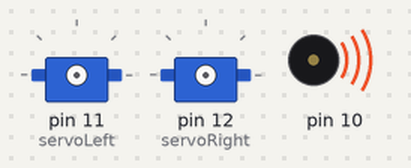
The sketch below on a simulated Arduino Uno, built with avr-gcc and run on an emulated ATmega328P. Shown: 2 × servo, buzzer (waves = sounding).

Above: at 0.1 s.
At 1.5 s:
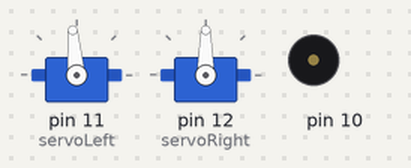
At 3.1 s:
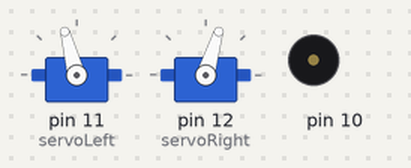
At 10.2 s:
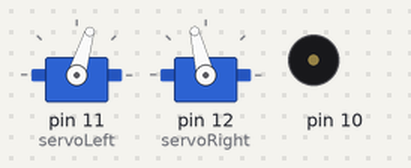
At 15.2 s:
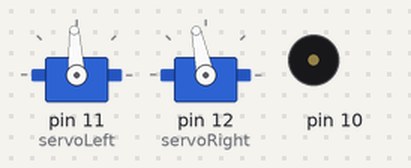
Timing chart, 0 to 16.7 s (numbered marks = the images above):
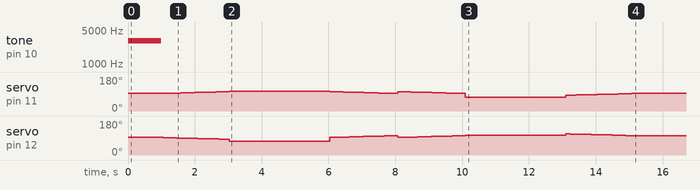

The sketch:

Manipulate_the_Speed.ino
```cpp
/*TECH 3157 Lab 2 example 2 Ramping up to full speed forward pin 11: control signal
to Left servo pin 12: control signal to right servo pin 10: tone to the piezo buzzer
*/

#define FORWARD  0x0  // ramp up forward
#define BACKWARD 0x2  // ramp up backward
#define UP 0x0        // ramp up forward
#define DOWN 0x1      // ramp down forward


#include <Servo.h>      // Include servo library

void forward  (unsigned int time);    //full speed forward for a duration of time (ms)
void backward (unsigned int time);    // Full -speed Backward for a duration of time (ms)
void rampMove (unsigned char control, unsigned char speedStep);
void rampingUpForward    (unsigned char speedStep =1 ); // Ramp up to full speed (speedStep between 1 to 20, default 1)
void rampingUpBackward   (unsigned char speedStep =1);
void rampingDownForward  (unsigned char speedStep =1);
void rampingDownBackward (unsigned char speedStep =1);
void disableServos();   // Halt servo signals

Servo servoLeft;        // Declare left and right servos
Servo servoRight;

void setup()
{

   tone(10, 3000, 1000);     // Play tone for 1 second
   delay(1000);              // Delay to finish the tone
   servoLeft.attach(11);     // Attach left signal to pin 11
   servoRight.attach(12);    // Attach right signal to pin 12


   //rampingUpBackward();
   //rampingUpForward();
   rampMove(FORWARD+UP,1);       // ramping up to full speed in 1 seconds
   forward(3000);                // continue forward for 3 seconds
   rampMove(DOWN+FORWARD,1);    // ramping down to stop
   rampMove(BACKWARD+UP,1);     // Full speed backward
   //rampMove3(DOWN+BACKWARD,2);
   //rampingDownForward();
   backward(3000);
   rampMove(DOWN+BACKWARD,1);
   //rampingDownBackward();
   //rampingUpForward(1);
   disableServos();          // Stay still indefinititely

}

void loop()
{
  }

void disableServos()
{
  servoLeft.detach();
  servoRight.detach();
  }

void forward (unsigned int time)   // Full-speed Forward function

{
  servoLeft.writeMicroseconds(1625);
  servoRight.writeMicroseconds(1300);
  delay(time);    // Maneuver for time ms
  }

void backward(unsigned int time)

{
  servoLeft.writeMicroseconds(1300);
  servoRight.writeMicroseconds(1613);
  delay(time);
  }

/* Ramp up to full speed. Allowed speed step is between 1 to 20.
 *  Time to ramp up to full speed from stop = (2/speedStep) seconds For example,
 *  speedStep is 1: ramp up to full speed in 2 seconds
    2: ramp up to full speed in 1 seconds
    4: ramp up to full speed in 0.5 seconds
    20: ramp up to full speed in 0.1 seconds */

void rampingUpForward(unsigned char speedStep)
{
  if (speedStep == 0 or speedStep > 20)
  speedStep = 20; // if the speedStep is out of range [1..20], set to 20
  for(int speed = 0; speed <= 100; speed += speedStep) //
  {
  servoLeft.writeMicroseconds (1500+speed);  // us = 1500,1502,...1598,1600
  servoRight.writeMicroseconds(1500-speed);  // us = 1500,1498,...1402,1400
  delay(20);                                 // 20 ms at each speed
  }
}

void rampingUpBackward (unsigned char speedStep)
{
  if (speedStep == 0 or speedStep > 20)
  speedStep = 20; // if the speedStep is out of range [1..20], set to 20
  for(int speed = 0; speed <=100 ; speed += speedStep) //
{
  servoLeft.writeMicroseconds (1600-speed);  // us = 1500,1502,...1598,1600
  servoRight.writeMicroseconds(1500+speed);  // us = 1500,1498,...1402,1400
  delay(20);                                 // 20 ms at each speed
  }
}

void rampingDownForward(unsigned char speedStep)
{

    if (speedStep == 0 or speedStep > 20)
        speedStep = 20; // if the speedStep is out of range [1..20], set to 20
        for (int speed = 100; speed >= 0; speed -= speedStep)
        {
          servoLeft.writeMicroseconds(1500+speed);  // t_pulse = 1600,1598,...1502,1500 us
          servoRight.writeMicroseconds(1600-speed); // t_pulse = 1400,1402,...1498,1500 us
          delay(20);            // 20 ms at each speed
          }
}

void rampingDownBackward (unsigned char speedStep)
{
  if (speedStep == 0 or speedStep > 20)
  speedStep = 20; // if the speedStep is out of range [1..20], set to 20
  for (int speed = 100; speed >= 0; speed -= speedStep)
   {
   servoLeft.writeMicroseconds(1500-speed);  // t_pulse = 1600,1598,...1502,1500 us
   servoRight.writeMicroseconds(1600+speed); // t_pulse = 1400,1402,...1498,1500 us
   delay(20);            // 20 ms at each speed
   }

}

void rampMove (unsigned char control, unsigned char speedStep)

{
//  #define FORWARD  0x0  // ramp up forward
//  #define BACKWARD 0x2  // ramp up backward
//  #define UP 0x0        // ramp up forward
//  #define DOWN 0x1      // ramp down forward

//   control = 0x0; //ramp up forward   FORWARD+UP
//   control = 0x1; //ramp down forward   DOWN+FORWARD
//   control = 0x2; // ramp up backward   BACKWARD+UP
//   control = 0x3; // ramp down backward     DOWN+BACKWARD

  if (control == 0x0) rampingUpForward(speedStep);
  /*{
  control = 0x0; //ramp up forward   FORWARD+UP
 // if (speedStep == 0 or speedStep > 20)
   // speedStep = 20; // if the speedStep is out of range [1..20], set to 20
  for(int speed = 0; speed <= 100; speed += speedStep) //
  {
    servoLeft.writeMicroseconds (1500+speed);  // us = 1500,1502,...1598,1600
    servoRight.writeMicroseconds(1500-speed);  // us = 1500,1498,...1402,1400
    delay(20);                                 // 20 ms at each speed
  }
  }*/
  if (control == 0x1) rampingDownForward(speedStep);
  if (control == 0x2) rampingUpBackward(speedStep);
  if (control == 0x3) rampingDownBackward(speedStep);

}
// others: do not move and output warning in the serial output
// rampMove (FORWARD+UP,2) make the robot to ramp up from stop to full speed forward in 1s

/* end of example 3 */
```
